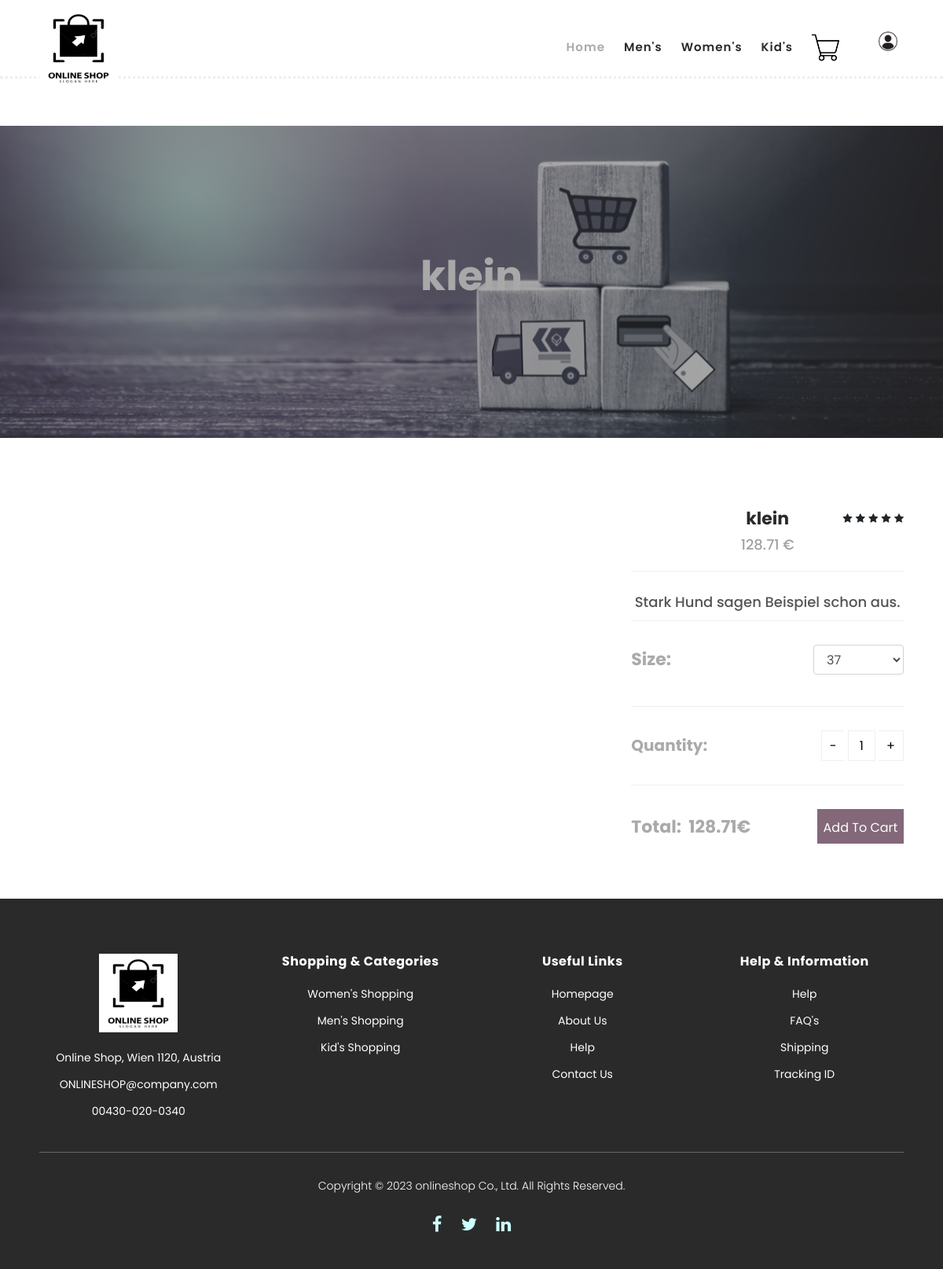
Screenshot of /single-product.html/11 (signed in) with the database file from the repository.
### lib/init_database_functions.py (models this page shows)
class ProductTable(db.Model):
    __tablename__ = "product_table"
    p_id = db.Column(db.Integer, primary_key=True)
    p_name = db.Column(db.String(255))
    p_description = db.Column(db.String(255))
    p_price = db.Column(db.String(255))
    p_gender = db.Column(db.String(255))
    p_image_url = db.Column(db.String(255))
    reviews = db.relationship("ReviewTable", backref="product", lazy=True)
    category_id = db.Column(
        db.Integer, db.ForeignKey("category_table.category_id"), nullable=False
    )
    cart_items = db.relationship("CartItemTable", backref="product", lazy=True)
    sizes = db.relationship(
        "SizeTable",
        secondary=product_size_association,
        backref="products_with_quantities",
    )

### main.py (the view)
@app.route("/single-product.html/<product_id>", methods=["GET", "POST"])
def single_product(product_id):
    product = ProductTable.query.get(product_id)
    if request.method == "GET":
        sizes_quantities = (
            db.session.query(SizeTable.size_name, product_size_association.c.quantity)
            .join(product_size_association)
            .filter(product_size_association.c.p_id == product_id)
            .all()
        )
        sizes = [
            {"name": size, "quantity": quantity} for size, quantity in sizes_quantities
        ]
    elif request.method == "POST":
        add_to_cart()
        return redirect(url_for("cart_display"))
    user_id = session.get("user_id")
    if user_id:
        user_data = CustomerTable.query.filter_by(customer_id=user_id).first()
        if user_data:
            return render_template(
                "single-product.html", user_data=user_data, product=product, sizes=sizes
            )

### templates/single-product.html (shortened to what this page needs)
{% include 'includes/header.html' %}
<div class="page-heading" id="top">
    <div class="container">
        <div class="row">
            <div class="col-lg-12">
                <div class="inner-content">
                    <h2>{{ product.p_name }}</h2>
                </div>
            </div>
        </div>
    </div>
</div>
<section class="section" id="product" data-product-id="{{product.p_id}}">
    <div class="container">
        <div class="row">
            <div class="col-lg-8">
                <div class="left-images">
                </div>
            </div>
            <div class="col-lg-4">
                <div class="right-content">
                    <h4>{{ product.p_name }}</h4>
                    <span class="price">{{ product.p_price }} €</span>
                    <ul class="stars">
                        <li><i class="fa fa-star"></i></li>
                        <li><i class="fa fa-star"></i></li>
                        <li><i class="fa fa-star"></i></li>
                        <li><i class="fa fa-star"></i></li>
                        <li><i class="fa fa-star"></i></li>
                    </ul>
                    <div class="product-description">
                        <span>{{ product.p_description }}</span>
                    </div>
                    <form id="addToCartForm" method="POST">
                        <div class="size-form-group">
                            <div class="left-content">
                                <h4>Size:</h4>
                            </div>
                            <div class="right-content">
                                <div class="select-size">
                                    <select class="form-control" id="size" name="size">
                                        {% for size in sizes %}
                                        <option value="{{ size.name }}" data-max-quantity="{{ size.quantity }}">{{
                                            size.name }}
                                        </option>
                                        {% endfor %}
                                    </select>
                                </div>
                            </div>
                        </div>
                        <div class="quantity-content">
                            <div class="left-content">
                                <h6>Quantity:</h6>
                            </div>
                            <div class="right-content">
                                <div class="quantity buttons_added">
                                    <input type="button" value="-" class="minus">
                                    <input type="number" min="1" max="" name="quantity" value="1" title="Qty"
                                        class="input-text qty text" size="4" pattern="" inputmode="">
                                    <input type="button" value="+" class="plus">
                                </div>
                            </div>
                        </div>
                        <div class="total">
                            <h4 style="display: inline;">Total: &nbsp;</h4>
                            <h4 style="display: block;" id="total_price"> {{ product.p_price }}</h4>
                            <h4 style="display: inline;">€</h4>
                            <div class="main-border-button">
                                <button type="button" onclick="addToCart()">Add To Cart</button>
                            </div>
                        </div>
                    </form>
                </div>
            </div>
        </div>
    </div>
</section>
{% include 'includes/footer.html' %}
</body>
</html>

### templates/includes/header.html (shortened to what this page needs)
<!DOCTYPE html>
<html lang="en">
<head>
    <link rel="stylesheet" href="../assets/css/reviews.css">
    <link rel="stylesheet" href="../assets/css/add-review.css">
    <link rel="stylesheet" href="../assets/css/order_list.css">
    <link rel="stylesheet" type="text/css" href="../assets/css/bootstrap.min.css">
    <link rel="stylesheet" type="text/css" href="../assets/css/font-awesome.css">
    <link rel="stylesheet" href="../assets/css/onlineshop.css">
    <link rel="stylesheet" href="../assets/css/owl-carousel.css">
    <link rel="stylesheet" href="../assets/css/lightbox.css">
</head>
<body>
    <header class="header-area header-sticky">
        <div class="container">
            <div class="row">
                <div class="col-12">
                    <nav class="main-nav">
                        <a href="/index" class="logo">
                            <img src="../assets/images/logo.png" style=" width:100px; height:100px;">
                        </a>
                        <ul class="nav">
                            <li class="scroll-to-section"><a href="/index" class="active">Home</a></li>
                            <li class="scroll-to-section"><a href="/products/Male">Men's</a></li>
                            <li class="scroll-to-section"><a href="/products/Female">Women's</a></li>
                            <li class="scroll-to-section"><a href="/products/Children">Kid's</a></li>
                            <li><a href="/cart"><img src="../assets/images/shopping-cart.png"
                                        style=" width:35px; height:35px;"></a></li>
                            <div class="hero">
                                <nav>
                                    <img src="../../assets/images/user.png" class="user-pic" onclick="toggleMenu()">
                                </nav>
                            </div>
                        </ul>
                    </nav>
                </div>
            </div>
        </div>
    </header>

### templates/includes/footer.html (shortened to what this page needs)
<footer>
    <div class="container">
        <div class="row">
            <div class="col-lg-3">
                <div class="first-item">
                    <div class="logo">
                        <img src="../assets/images/logo.png" style=" width:100px; height:100px;">
                    </div>
                    <ul>
                        <li><a href="#">Online Shop, Wien 1120, Austria</a></li>
                        <li><a href="#">ONLINESHOP@company.com</a></li>
                        <li><a href="#">00430-020-0340</a></li>
                    </ul>
                </div>
            </div>
            <div class="col-lg-3">
                <h4>Shopping &amp; Categories</h4>
                <ul>
                    <li><a href="/products/Female">Women's Shopping</a></li>
                    <li><a href="/products/Male">Men's Shopping</a></li>
                    <li><a href="/products/Children">Kid's Shopping</a></li>
                </ul>
            </div>
            <div class="col-lg-3">
                <h4>Useful Links</h4>
                <ul>
                    <li><a href="#">Homepage</a></li>
                    <li><a href="#">About Us</a></li>
                    <li><a href="#">Help</a></li>
                    <li><a href="#">Contact Us</a></li>
                </ul>
            </div>
            <div class="col-lg-3">
                <h4>Help &amp; Information</h4>
                <ul>
                    <li><a href="#">Help</a></li>
                    <li><a href="#">FAQ's</a></li>
                    <li><a href="#">Shipping</a></li>
                    <li><a href="#">Tracking ID</a></li>
                </ul>
            </div>
            <div class="col-lg-12">
                <div class="under-footer">
                    <p>Copyright © 2023 onlineshop Co., Ltd. All Rights Reserved.
                    </p>
                    <ul>
                        <li><a href="#"><i class="fa fa-facebook"></i></a></li>
                        <li><a href="#"><i class="fa fa-twitter"></i></a></li>
                        <li><a href="#"><i class="fa fa-linkedin"></i></a></li>
                    </ul>
                </div>
            </div>
        </div>
    </div>
</footer>
</body>
</html>

### assets/css/add-review.css (style rules this page uses)
div.container { text-align: center; padding: 10px 20px; }

### assets/css/order_list.css (style rules this page uses)
body { background-color: #f4f4f4; font-family: 'Arial', sans-serif; }

### rows the page displays
ProductTable: p_name "klein", p_price "128.71", p_description "Stark Hund sagen Beispiel schon aus."

### other values shown
form field size "37"
